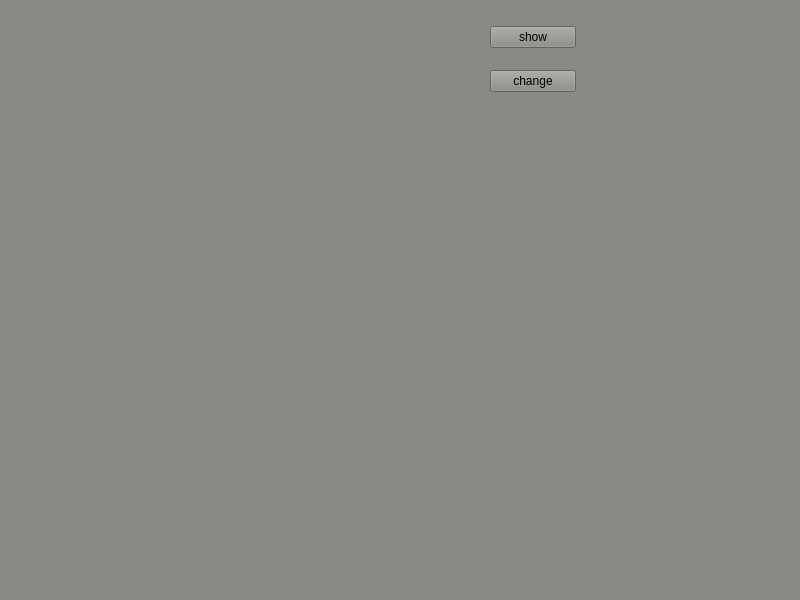
<?xml version="1.0" encoding="UTF-8"?>
<ui version="4.0">
 <class>MainWindow</class>
 <widget class="QMainWindow" name="MainWindow">
  <property name="geometry">
   <rect>
    <x>0</x>
    <y>0</y>
    <width>800</width>
    <height>600</height>
   </rect>
  </property>
  <property name="font">
   <font>
    <family>Cantarell</family>
   </font>
  </property>
  <property name="windowTitle">
   <string>MainWindow</string>
  </property>
  <property name="styleSheet">
   <string notr="true">background-color: rgb(136, 138, 133);</string>
  </property>
  <widget class="QWidget" name="centralwidget">
   <widget class="QWidget" name="layoutWidget">
    <property name="geometry">
     <rect>
      <x>490</x>
      <y>10</y>
      <width>86</width>
      <height>98</height>
     </rect>
    </property>
    <layout class="QVBoxLayout" name="verticalLayout">
     <item>
      <widget class="QPushButton" name="pushButton">
       <property name="text">
        <string>show</string>
       </property>
      </widget>
     </item>
     <item>
      <widget class="QPushButton" name="pushButton_2">
       <property name="text">
        <string>change</string>
       </property>
      </widget>
     </item>
    </layout>
   </widget>
  </widget>
  <widget class="QMenuBar" name="menubar">
   <property name="geometry">
    <rect>
     <x>0</x>
     <y>0</y>
     <width>800</width>
     <height>25</height>
    </rect>
   </property>
  </widget>
  <widget class="QStatusBar" name="statusbar"/>
 </widget>
 <resources/>
 <connections/>
</ui>
